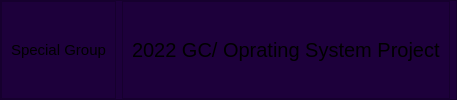
     <widget class="QFrame" name="footer_frame">
      <property name="styleSheet">
       <string notr="true">background-color: rgb(29, 0, 59);</string>
      </property>
      <property name="frameShape">
       <enum>QFrame::StyledPanel</enum>
      </property>
      <property name="frameShadow">
       <enum>QFrame::Raised</enum>
      </property>
      <layout class="QHBoxLayout" name="horizontalLayout_3">
       <property name="leftMargin">
        <number>0</number>
       </property>
       <property name="topMargin">
        <number>0</number>
       </property>
       <property name="rightMargin">
        <number>0</number>
       </property>
       <property name="bottomMargin">
        <number>0</number>
       </property>
       <item>
        <widget class="QFrame" name="footer_left_frame">
         <property name="frameShape">
          <enum>QFrame::StyledPanel</enum>
         </property>
         <property name="frameShadow">
          <enum>QFrame::Raised</enum>
         </property>
         <layout class="QHBoxLayout" name="horizontalLayout_4">
          <item>
           <widget class="QLabel" name="label">
            <property name="font">
             <font>
              <pointsize>11</pointsize>
             </font>
            </property>
            <property name="text">
             <string>Special Group</string>
            </property>
           </widget>
          </item>
         </layout>
        </widget>
       </item>
       <item>
        <widget class="QFrame" name="footer_right_frame">
         <property name="frameShape">
          <enum>QFrame::StyledPanel</enum>
         </property>
         <property name="frameShadow">
          <enum>QFrame::Raised</enum>
         </property>
         <layout class="QHBoxLayout" name="horizontalLayout_5">
          <item alignment="Qt::AlignRight">
           <widget class="QLabel" name="label_2">
            <property name="font">
             <font>
              <pointsize>15</pointsize>
             </font>
            </property>
            <property name="text">
             <string>2022 GC/ Oprating System Project</string>
            </property>
           </widget>
          </item>
         </layout>
        </widget>
       </item>
       <item alignment="Qt::AlignRight|Qt::AlignBottom">
        <widget class="QFrame" name="frame_3">
         <property name="maximumSize">
          <size>
           <width>12</width>
           <height>12</height>
          </size>
         </property>
         <property name="frameShape">
          <enum>QFrame::StyledPanel</enum>
         </property>
         <property name="frameShadow">
          <enum>QFrame::Raised</enum>
         </property>
        </widget>
       </item>
      </layout>
     </widget>
